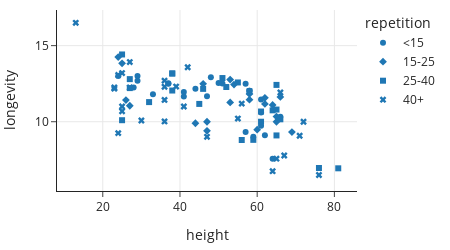

The notebook cell saved with this chart:
### Markdown cell above
Now each group has about 30 breeds in it, and having fewer categories makes it easier to decipher relationships. These categories are conveyed by different shaped symbols in a scatter plot:

### Code cell
px.scatter(dogs.dropna(subset=['repetition']), x='height', y='longevity', 
           symbol='repetition', width=450, height=250)

### Figure 1 — Plotly figure (JSON) as saved in the notebook; plotly's stock layout.template omitted (floating-point values rounded to 4 significant figures)
{"data": [{"hovertemplate": "repetition=<15<br>height=%{x}<br>longevity=%{y}<extra></extra>", "legendgroup": "<15", "marker": {"color": "#1F77B4", "symbol": "circle"}, "mode": "markers", "name": "<15", "orientation": "v", "showlegend": true, "type": "scatter", "x": [51, 48, 41, 37, 24, 47, 37, 33, 50, 41, 61, 58, null, 58, 59, 66, 61, 28, 62, 61, 64, 61, 61, 29, 61, 57, 44, 29, 47, 57, 64], "xaxis": "x", "y": [12.52, 12.92, 11.66, 12.5, 13, 11.67, 12.53, 11.81, 12.54, 11.95, 11.46, 12.04, 9.67, 12.04, 9.02, 10.33, 10.6, 12.25, 9.11, 9.73, 7.56, null, null, 12.7, null, 9.33, 12.17, 13, null, 12.5, null], "yaxis": "y"}, {"hovertemplate": "repetition=15-25<br>height=%{x}<br>longevity=%{y}<extra></extra>", "legendgroup": "15-25", "marker": {"color": "#1F77B4", "symbol": "diamond"}, "mode": "markers", "name": "15-25", "orientation": "v", "showlegend": true, "type": "scatter", "x": [null, 25, 46, 26, 27, null, 66, 58, 54, 60, 64, 62, 62, 53, 65, 47, 65, 47, 69, 58, 46, 53, 44, null, 29, 51, 25, 42, 24], "xaxis": "x", "y": [14, 13.84, 12.49, 11.42, 11.05, 12.6, 11.63, 11.83, 12.44, 9.48, 11.1, 11.57, 11.17, 11.27, 10.34, 10, 10, 9.4, 9.32, 11.45, null, 12.77, 9.9, 9.32, null, null, null, null, 14.25], "yaxis": "y"}, {"hovertemplate": "repetition=25-40<br>height=%{x}<br>longevity=%{y}<extra></extra>", "legendgroup": "25-40", "marker": {"color": "#1F77B4", "symbol": "square"}, "mode": "markers", "name": "25-40", "orientation": "v", "showlegend": true, "type": "scatter", "x": [55, null, 51, 27, null, 27, 65, 25, 52, null, 25, 32, 38, 58, null, 66, 65, 59, 61, 81, 76, 58, 42, 64, 48, 64, 61, 45, 61, 64, 46, 71, 65, null, 38, 46, 38, 38, 56], "xaxis": "x", "y": [12.58, 12.63, 12.87, 12.8, 13.51, 12.21, 12.42, 14.42, 12.28, 10.92, 10.1, 11.29, 12.05, 12, 9.36, 10.16, 9.1, 8.81, 10.67, 6.94, 6.96, null, null, null, null, 10.75, null, 11.17, 10, null, null, null, 10.8, 8.7, 13.17, 12.16, null, 13.17, 8.8], "yaxis": "y"}, {"hovertemplate": "repetition=40+<br>height=%{x}<br>longevity=%{y}<extra></extra>", "legendgroup": "40+", "marker": {"color": "#1F77B4", "symbol": "x"}, "mode": "markers", "name": "40+", "orientation": "v", "showlegend": true, "type": "scatter", "x": [27, 13, 23, 25, null, 36, 39, 41, 24, 36, 42, 36, 23, 25, 66, null, 56, null, 71, 55, 47, 64, 65, 76, 67, null, 30, 72, 24, 37, 36, 27, 25], "xaxis": "x", "y": [13.92, 16.5, 12.25, 13.2, 12, 12.3, 12.31, 11, 13.07, 11.43, 13.58, 10.02, 12.17, 10.69, 11.92, 11.56, 11.19, 9, 9.08, 10.21, 9.01, 6.75, 7.57, 6.5, 7.78, 6.29, 10.08, 10, 9.25, null, 12.7, 12.25, 11], "yaxis": "y"}], "layout": {"height": 250, "legend": {"title": {"text": "repetition"}, "tracegroupgap": 0}, "width": 450, "xaxis": {"anchor": "y", "autorange": true, "domain": [0, 1], "range": [8.143, 85.86], "title": {"text": "height"}, "type": "linear"}, "yaxis": {"anchor": "x", "autorange": true, "domain": [0, 1], "range": [5.449, 17.34], "title": {"text": "longevity"}, "type": "linear"}}}
